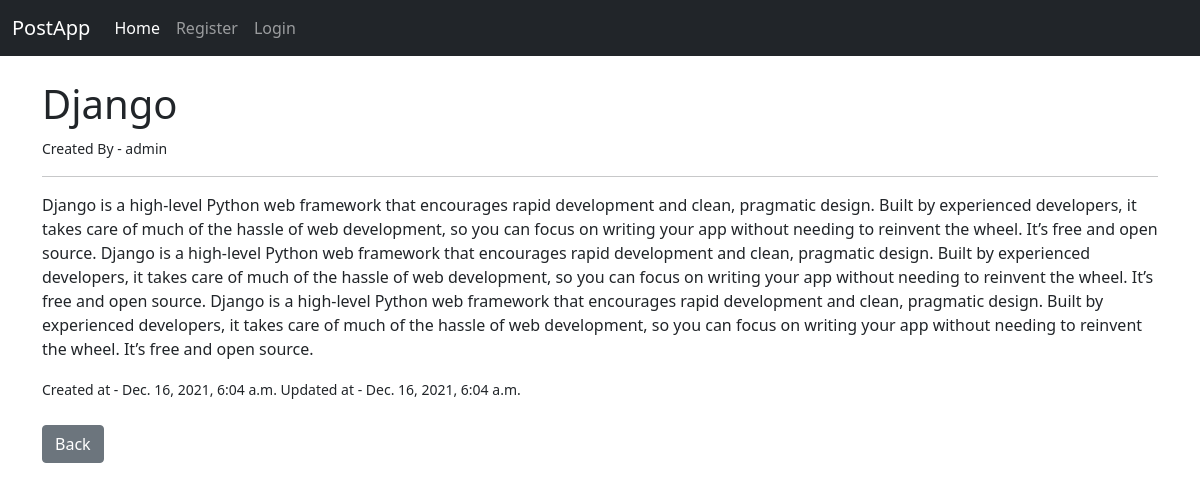
The app's page /artical/10 with its own data.
### user_app/models.py (models this page shows, shortened)
class Post(models.Model):
    title = models.CharField(max_length=255)
    user = models.ForeignKey(User, on_delete=models.CASCADE)
    text = models.TextField()
    created_at = models.DateTimeField(auto_now_add=True, null=True)
    updated_at = models.DateTimeField(auto_now_add=True, null=True)

### user_app/views.py (the view)
# urls.py: path('artical/<int:pk>', views.PostDetailView.as_view(), name='post_detail_view'),
class PostDetailView(DetailView):
    model = Post
    template_name = 'user_app/post_detail.html'

### user_app/templates/user_app/post_detail.html
{% extends 'user_app/base.html' %}
{% block content %}
<h1>{{ post.title }}</h1> <small>Created By - {{ post.user }}</small>
<hr>
<p> {{ post.text}} </p>
<small>Created at - {{ post.created_at }} Updated at - {{ post.updated_at }}</small>
<br><br>
<a href="{% url 'post'%}" class="btn btn-secondary"> Back</a>
 {% endblock %}

### records on screen
Post: title "Django", user "admin", text "Django is a high-level Python web framework that encourages rapid development and clean, pragmatic design. Built by experienced developers, it takes care of much of the hassle of web development, so you can focus on writing your app without needing to reinvent the wheel. It’s free and open source. Django is a high-level Python web framework that encourages rapid development and clean, pragmatic design. Built by experienced developers, it takes care of much of the hassle of web development, so you can focus on writing your app without needing to reinvent the wheel. It’s free and open source. Django is a high-level Python web framework that encourages rapid development and clean, pragmatic…", created_at "Dec. 16, 2021, 6:04 a.m.", updated_at "Dec. 16, 2021, 6:04 a.m."
